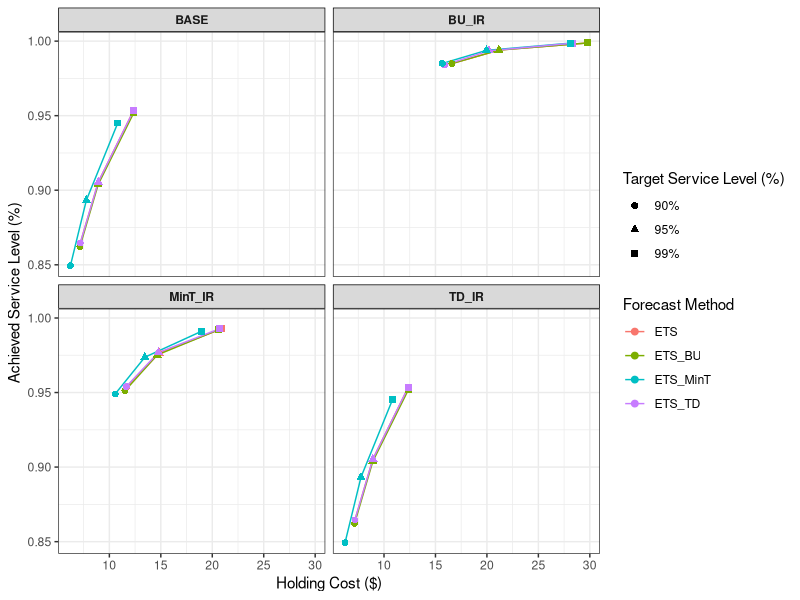
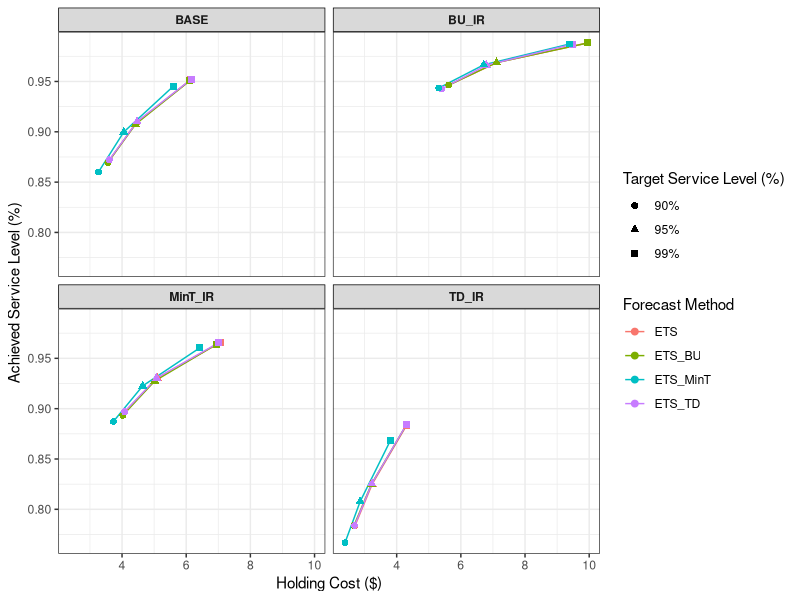
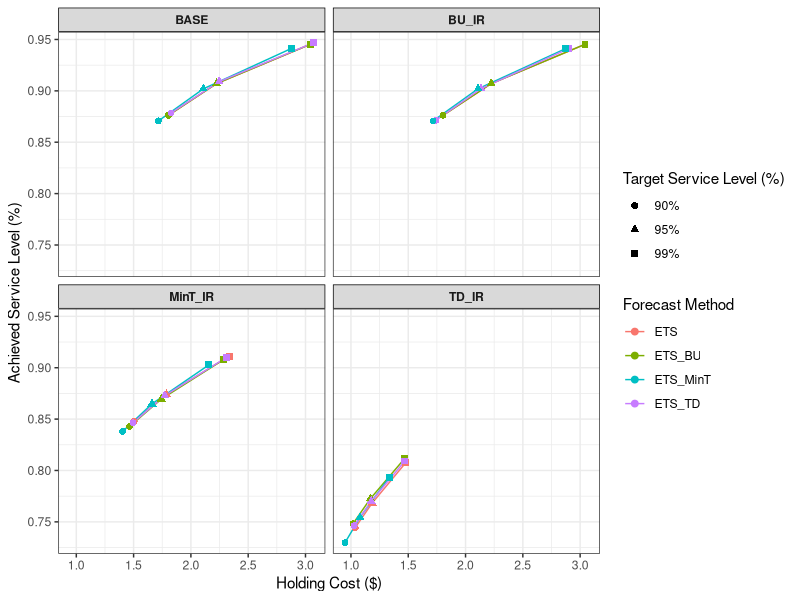
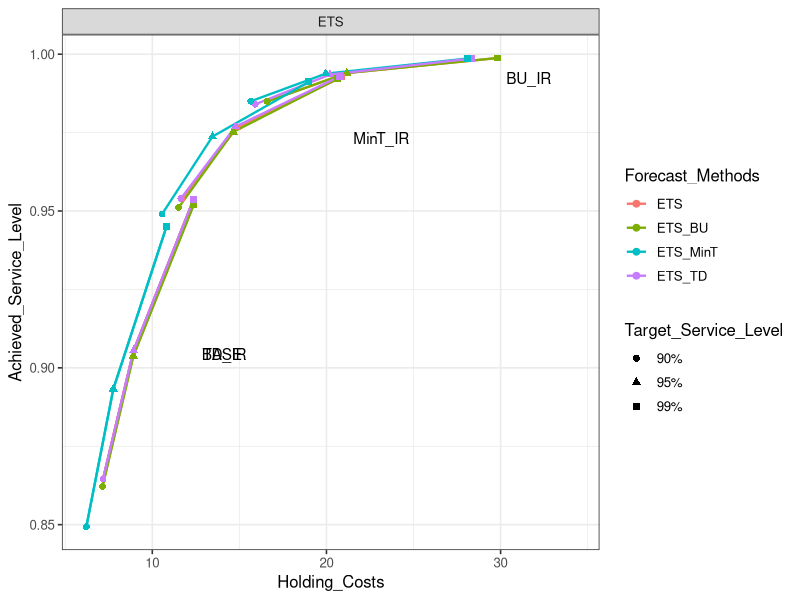
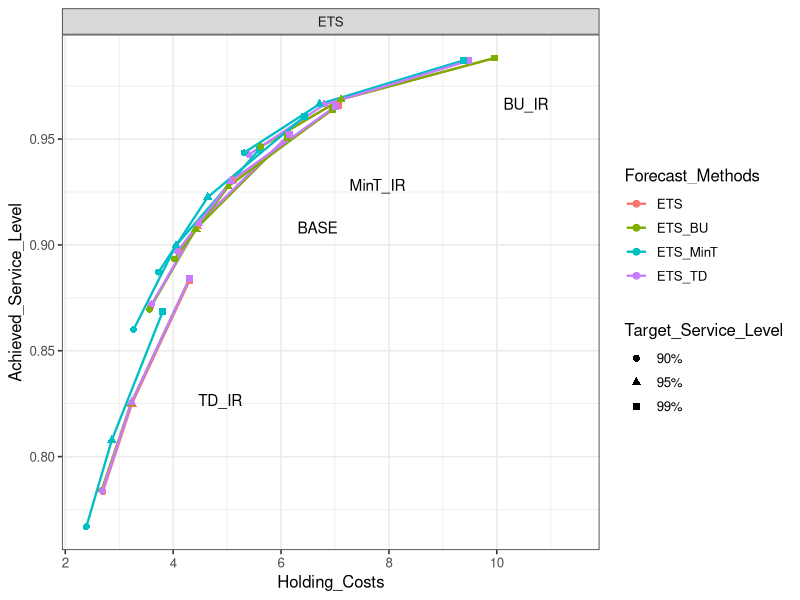
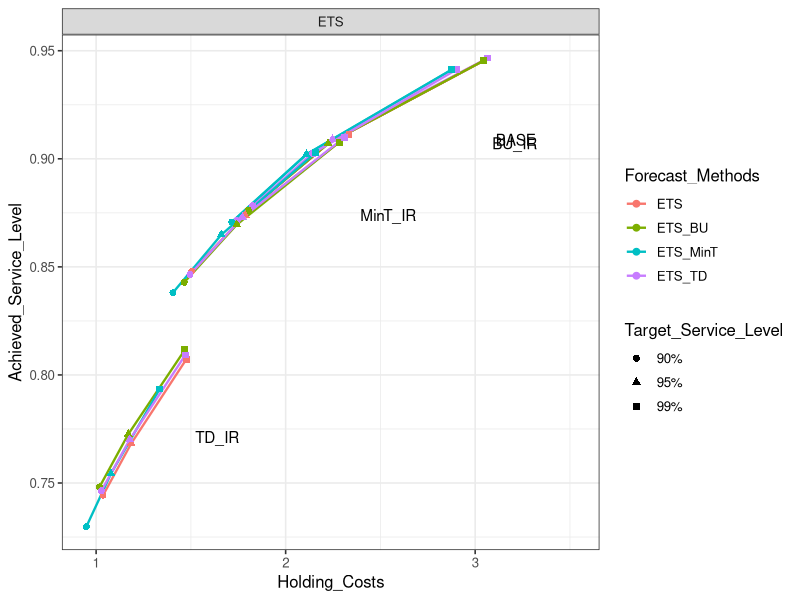
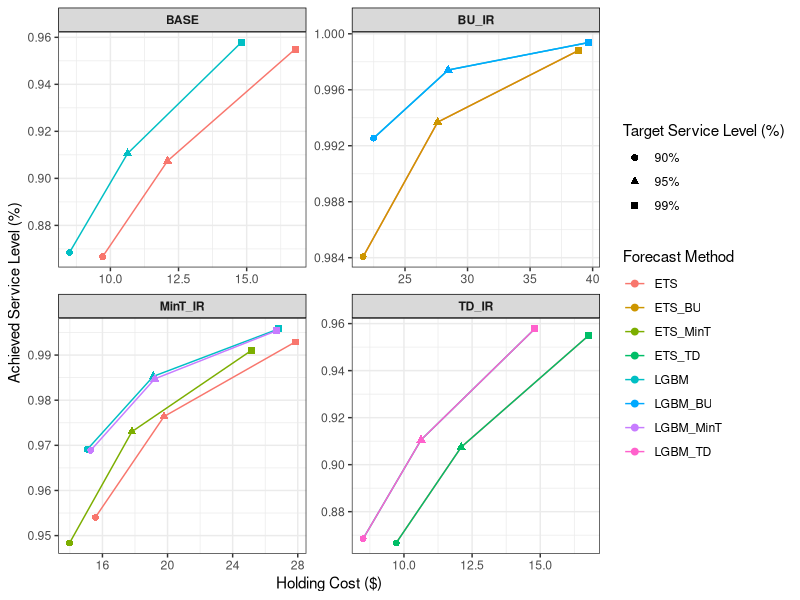
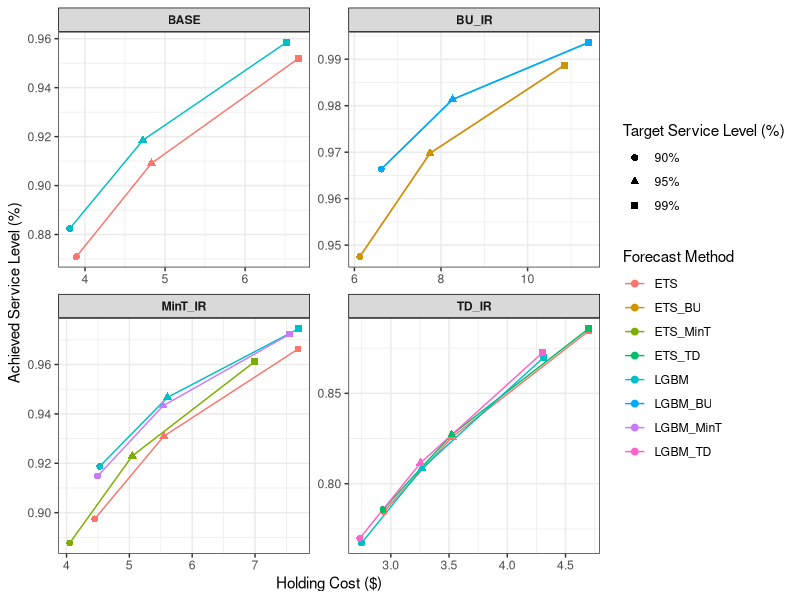

Generate these figures, in order, with R:
library(ggplot2)
library(readr)
library(dplyr)
#library(Xtable)
# Viewtable()
setwd("D:/University of Queensland/Data Science/Semester 1 2025/1_Extension of capstone project/PLOTS_829_ETS")
IDF <- read_csv("8ETS.csv")
#####################################################
IDF$ModelGroup <- ifelse(grepl("ETS", IDF$Forecast_Methods), "ETS")

for (i in 10:12) {
  p <- ggplot(IDF[IDF[1] == i,], aes(x = Holding_Costs, 
                                     y = Achieved_Service_Level,
                                     color = Forecast_Methods, 
                                     shape = as.factor(Target_Service_Level))) +
    geom_line(aes(group = interaction(Forecast_Methods)), size = 0.5) +
    geom_point(size = 2) +
    facet_wrap(~ Senario, scales = "fixed") +
    labs(x = "Holding Cost ($)", y = "Achieved Service Level (%)",
         color = "Forecast Method", shape = "Target Service Level (%)") +
    theme_bw(base_size = 11) +
    theme(strip.background = element_rect(fill = "gray85", color = "black"),
          strip.text = element_text(face = "bold"))
  
  ggsave(filename = paste0("ETS-level-", i, ".pdf"), plot = p, device = "pdf")#width = 8, height = 6,
}



for (i in 10:12) {
  df <- IDF[IDF[[1]] == i, ]
  
  df_labels <- df %>%
    group_by(Senario, ModelGroup) %>%
    summarise(Holding_Costs = max(Holding_Costs),
              Achieved_Service_Level = mean(Achieved_Service_Level),
              .groups = "drop")
  
  p <- ggplot(df,
              aes(x = Holding_Costs,
                  y = Achieved_Service_Level,
                  color = Forecast_Methods,
                  shape = Target_Service_Level,
                  group = interaction(Forecast_Methods, Senario))) +
    geom_line(size = 0.8) +
    geom_point(size = 2) +
    # 每个 Senario 一个标签
    geom_text(
      data = df_labels,
      aes(x = Holding_Costs,
          y = Achieved_Service_Level,
          label = Senario),
      inherit.aes = FALSE,
      hjust = -0.2,
      vjust = 0.5,
      show.legend = FALSE
    ) +
    facet_wrap(~ ModelGroup) +
    theme_bw(base_size = 12) +
    xlim(c(min(df$Holding_Costs), max(df$Holding_Costs) * 1.15))
  
  ggsave(filename = paste0("ETS-level-", i, ".pdf"),
         plot = p, device = "pdf")
}



######################################################## FOODS
IDF <- read_csv("721Base2IR_L1_Category.csv")
IDF <- IDF[IDF$Group=='FOODS',]
for (i in 10:12) {
  p <- ggplot(IDF[IDF[1] == i,], aes(x = Holding_Costs, 
                                     y = Achieved_Service_Level,
                                     color = Forecast_Methods, 
                                     shape = as.factor(Target_Service_Level))) +
    geom_line(aes(group = interaction(Forecast_Methods)), size = 0.5) +
    geom_point(size = 2) +
    facet_wrap(~ Senario, scales = "free") +
    labs(x = "Holding Cost ($)", y = "Achieved Service Level (%)",
         color = "Forecast Method", shape = "Target Service Level (%)") +
    theme_bw(base_size = 11) +
    theme(strip.background = element_rect(fill = "gray85", color = "black"),
          strip.text = element_text(face = "bold"))
  
  ggsave(filename = paste0("FOODS_LT1-level-", i, ".pdf"), plot = p, device = "pdf")#width = 8, height = 6,
}


######################################################## 'HOBBIES'
IDF <- read_csv("721Base2IR_L1_Category.csv")
IDF <- IDF[IDF$Group=='HOBBIES',]
for (i in 10:12) {
  p <- ggplot(IDF[IDF[1] == i,], aes(x = Holding_Costs, 
                                     y = Achieved_Service_Level,
                                     color = Forecast_Methods, 
                                     shape = as.factor(Target_Service_Level))) +
    geom_line(aes(group = interaction(Forecast_Methods)), size = 0.5) +
    geom_point(size = 2) +
    facet_wrap(~ Senario, scales = "free") +
    labs(x = "Holding Cost ($)", y = "Achieved Service Level (%)",
         color = "Forecast Method", shape = "Target Service Level (%)") +
    theme_bw(base_size = 11) +
    theme(strip.background = element_rect(fill = "gray85", color = "black"),
          strip.text = element_text(face = "bold"))
  
  ggsave(filename = paste0("HOOBIES_LT1-level-", i, ".pdf"), plot = p, device = "pdf")#width = 8, height = 6,
}





######################################################## HOUSEHOLD
IDF <- read_csv("721Base2IR_L1_Category.csv")
IDF <- IDF[IDF$Group=='HOUSEHOLD',]
for (i in 10:12) {
  p <- ggplot(IDF[IDF[1] == i,], aes(x = Holding_Costs, 
                                     y = Achieved_Service_Level,
                                     color = Forecast_Methods, 
                                     shape = as.factor(Target_Service_Level))) +
    geom_line(aes(group = interaction(Forecast_Methods)), size = 0.5) +
    geom_point(size = 2) +
    facet_wrap(~ Senario, scales = "free") +
    labs(x = "Holding Cost ($)", y = "Achieved Service Level (%)",
         color = "Forecast Method", shape = "Target Service Level (%)") +
    theme_bw(base_size = 11) +
    theme(strip.background = element_rect(fill = "gray85", color = "black"),
          strip.text = element_text(face = "bold"))
  
  ggsave(filename = paste0("HOUSEHOLD_LT1-level-", i, ".pdf"), plot = p, device = "pdf")#width = 8, height = 6,
}


########################################################### COSTS
IDF <- read_csv("ets_cost.csv")
for (i in 10:12) {
  p <- ggplot(IDF[IDF[1]==i,], aes(x = Holding_Costs+Backlogging_Costs, 
                                   y = Senario, #reorder(Forecast_Methods, 
                                   fill = factor(Forecast_Methods))) +
    #scale_fill_manual(values = c("darkgreen", "darkorange", "darkred")) +
    theme_bw(base_size = 11) +
    labs(x = "Total Cost ($)", y = "IR Methods", fill = "Forecast Methods")+
    theme(strip.background = element_rect(fill = "gray85", color = "black"),  
          strip.text = element_text(face = "bold"))+
    geom_bar(stat = "identity", position = "dodge") +
    facet_wrap(~ Target_Service_Level, scales = "free")
  
  ggsave(filename = paste0("ETS-level-costs-", i, ".pdf"), plot = p, device = "pdf")#width = 8, height = 6,
}

########################################################### MINTS
#IDF <- read_csv("721MinTs_IR_L1.csv")#721MinTs_IR_L1, 8_721Base2IR_L1_wls-var
for (i in 10:12) {
  p <- ggplot(IDF[IDF[1] == i,], aes(x = Holding_Costs, 
                                     y = Achieved_Service_Level,
                                     color = Forecast_Methods, 
                                     shape = as.factor(Target_Service_Level))) +
    geom_line(aes(group = interaction(Forecast_Methods)), size = 0.5) +
    geom_point(size = 2) +
    facet_wrap(~ Senario, scales = "fixed") +
    labs(x = "Holding Cost ($)", y = "Achieved Service Level (%)",
         color = "Forecast Method", shape = "Target Service Level (%)") +
    theme_bw(base_size = 11) +
    theme(strip.background = element_rect(fill = "gray85", color = "black"),
          strip.text = element_text(face = "bold"))
  
  ggsave(filename = paste0("MinTsLT1-level-", i, ".pdf"), plot = p, device = "pdf")#width = 8, height = 6,
}